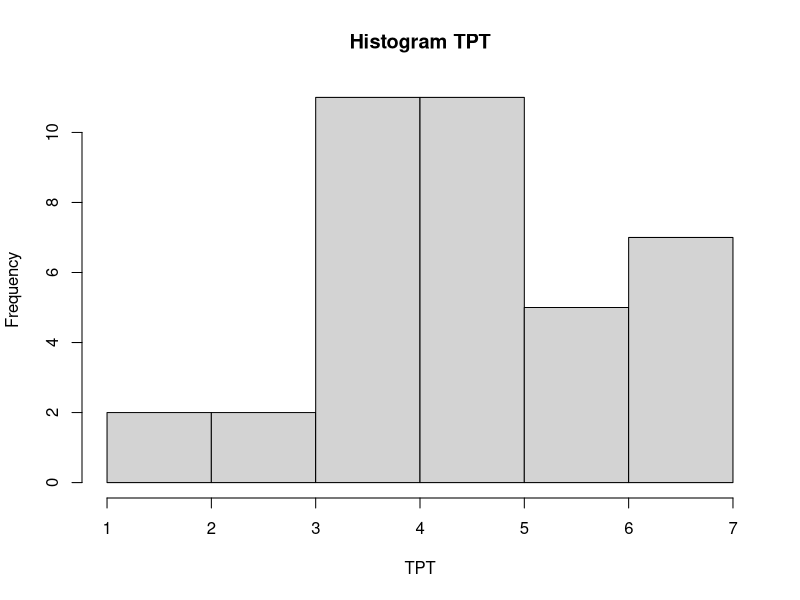
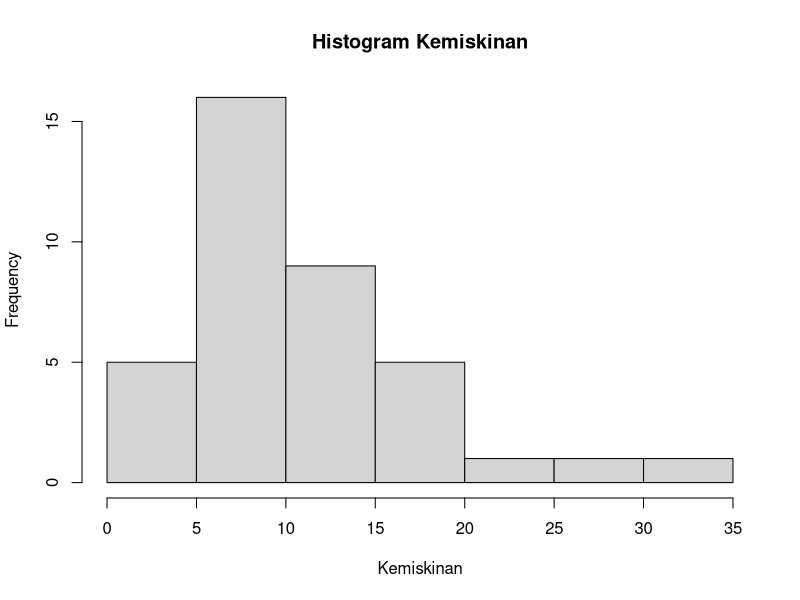
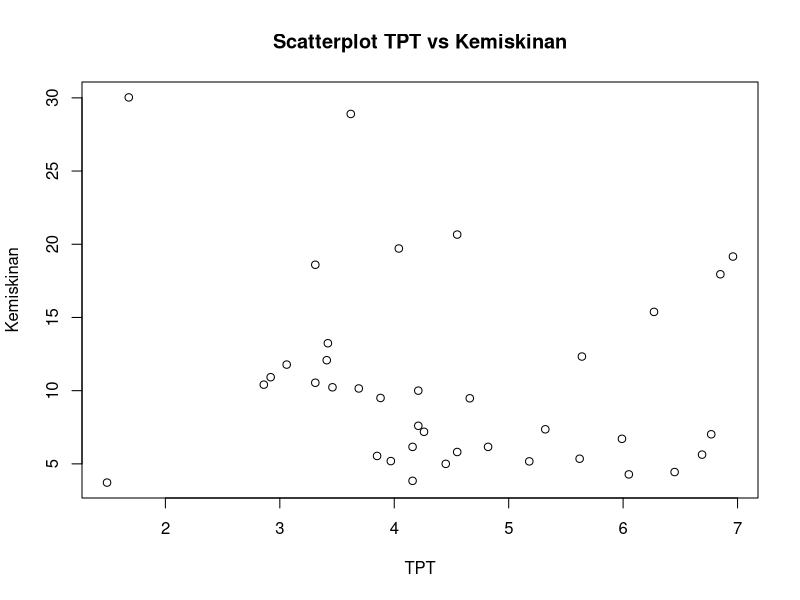
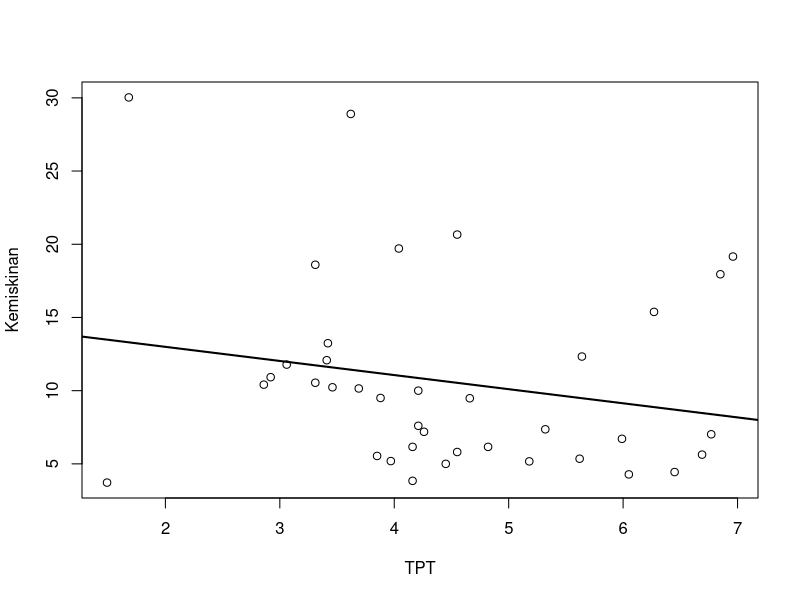
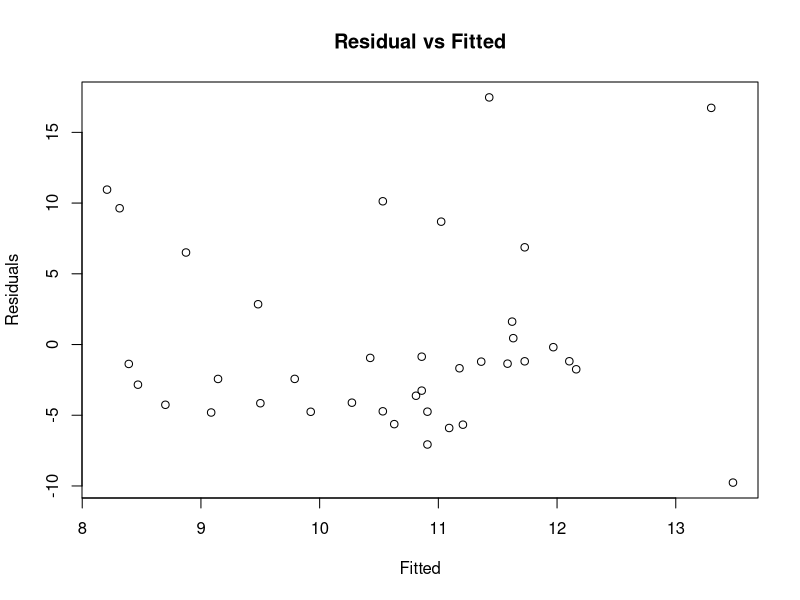
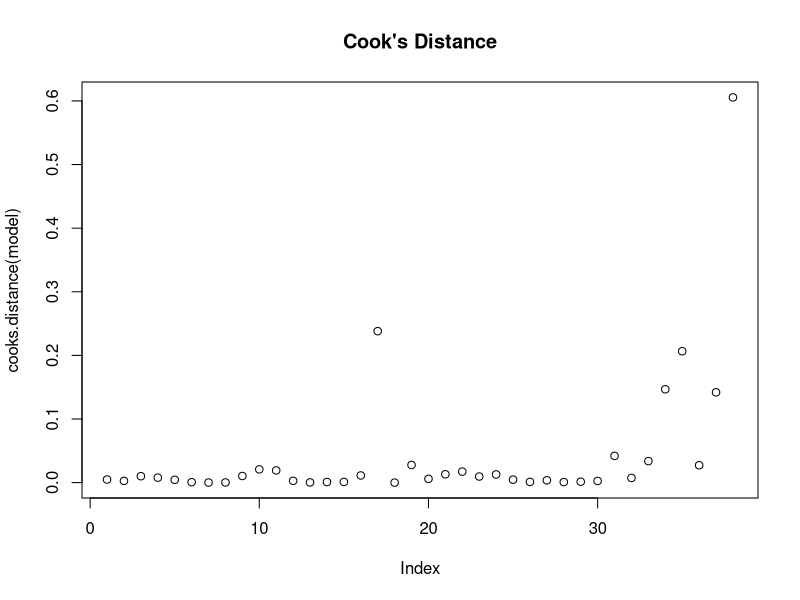

Write the R code that produced these figures, in order.
## =========================
## DATASET
## =========================
Provinsi <- c(
  "ACEH","SUMATERA UTARA","SUMATERA BARAT","RIAU","JAMBI","SUMATERA SELATAN",
  "BENGKULU","LAMPUNG","KEP. BANGKA BELITUNG","KEP. RIAU","DKI JAKARTA",
  "JAWA BARAT","JAWA TENGAH","DI YOGYAKARTA","JAWA TIMUR","BANTEN","BALI",
  "NUSA TENGGARA BARAT","NUSA TENGGARA TIMUR","KALIMANTAN BARAT",
  "KALIMANTAN TENGAH","KALIMANTAN SELATAN","KALIMANTAN TIMUR",
  "KALIMANTAN UTARA","SULAWESI UTARA","SULAWESI TENGAH","SULAWESI SELATAN",
  "SULAWESI TENGGARA","GORONTALO","SULAWESI BARAT","MALUKU","MALUKU UTARA",
  "PAPUA BARAT","PAPUA BARAT DAYA","PAPUA","PAPUA SELATAN","PAPUA TENGAH",
  "PAPUA PEGUNUNGAN"
)

TPT <- c(
  5.64,5.32,5.62,4.16,4.26,3.69,3.41,4.21,4.45,6.45,6.05,
  6.77,4.66,3.46,3.88,6.69,1.49,3.06,3.31,4.82,3.97,4.16,
  5.18,3.85,5.99,2.92,4.21,3.31,3.42,2.86,6.27,4.55,4.55,
  6.85,6.96,4.04,3.62,1.68
)

Kemiskinan <- c(
  12.33,7.36,5.35,6.16,7.19,10.15,12.08,10.00,5.00,4.44,4.28,
  7.02,9.48,10.23,9.50,5.63,3.72,11.78,18.60,6.16,5.19,3.84,
  5.17,5.54,6.71,10.92,7.60,10.54,13.24,10.41,15.38,5.81,
  20.66,17.95,19.16,19.71,28.90,30.03
)

data <- data.frame(Provinsi, TPT, Kemiskinan)

## =======================================================
## 1. STATISTIK DESKRIPTIF
## =======================================================
summary(data)

var(TPT); sd(TPT)
var(Kemiskinan); sd(Kemiskinan)

# Koefisien variasi
CV_TPT <- sd(TPT)/mean(TPT)
CV_Kemiskinan <- sd(Kemiskinan)/mean(Kemiskinan)

# Skewness & kurtosis manual (Base R)
skew <- function(x) {
  m3 <- mean((x - mean(x))^3)
  s3 <- sd(x)^3
  m3/s3
}
kurt <- function(x) {
  m4 <- mean((x - mean(x))^4)
  s4 <- sd(x)^4
  m4/s4 - 3
}

skew(TPT); kurt(TPT)
skew(Kemiskinan); kurt(Kemiskinan)

# Histogram
hist(TPT, main="Histogram TPT")
hist(Kemiskinan, main="Histogram Kemiskinan")

# Scatterplot
plot(TPT, Kemiskinan, main="Scatterplot TPT vs Kemiskinan",
     xlab="TPT", ylab="Kemiskinan")

## =======================================================
## 2. UJI NORMALITAS
## =======================================================
shapiro.test(TPT)
shapiro.test(Kemiskinan)

## Residual normality (setelah model regresi)
model <- lm(Kemiskinan ~ TPT)
res <- residuals(model)
shapiro.test(res)

## =======================================================
## 3. ANALISIS KORELASI
## =======================================================
# Pearson
cor.test(TPT, Kemiskinan, method="pearson")

# Spearman
cor.test(TPT, Kemiskinan, method="spearman")

## =======================================================
## 4. UJI INFERENSI SATU POPULASI
## Contoh: apakah mean kemiskinan berbeda dari 10%?
## =======================================================
mu0 <- 10
t.test(Kemiskinan, mu = mu0)

## =======================================================
## 5. UJI INFERENSI DUA POPULASI
## Kategori berdasarkan rata-rata TPT nasional
## =======================================================
meanTPT <- mean(TPT)

Kelompok <- ifelse(TPT > meanTPT, "Tinggi", "Rendah")
data$Kelompok <- as.factor(Kelompok)

Kemiskinan_tinggi <- data$Kemiskinan[data$Kelompok=="Tinggi"]
Kemiskinan_rendah <- data$Kemiskinan[data$Kelompok=="Rendah"]

# Variansi
var.test(Kemiskinan_tinggi, Kemiskinan_rendah)

# Welch t-test
t.test(Kemiskinan_tinggi, Kemiskinan_rendah)

## =======================================================
## 6. REGRESI LINEAR + OUTPUT MODEL
## =======================================================
summary(model)
confint(model)

plot(TPT, Kemiskinan)
abline(model, lwd=2)

## =======================================================
## 7. ANALISIS RESIDU
## =======================================================
# Residual vs Fitted
plot(model$fitted.values, res,
     main="Residual vs Fitted",
     xlab="Fitted", ylab="Residuals")

# Cook’s Distance
plot(cooks.distance(model), main="Cook's Distance")

## =======================================================
## 8. UJI CHI-SQUARE (Kategori)
## =======================================================
# BUAT kategori 2 tingkat kemiskinan agar frekuensi mencukupi
KemKategori <- ifelse(Kemiskinan > median(Kemiskinan), "Tinggi", "Rendah")
data$KemKategori <- as.factor(KemKategori)

tab <- table(data$Kelompok, data$KemKategori)
tab

chisq.test(tab)
